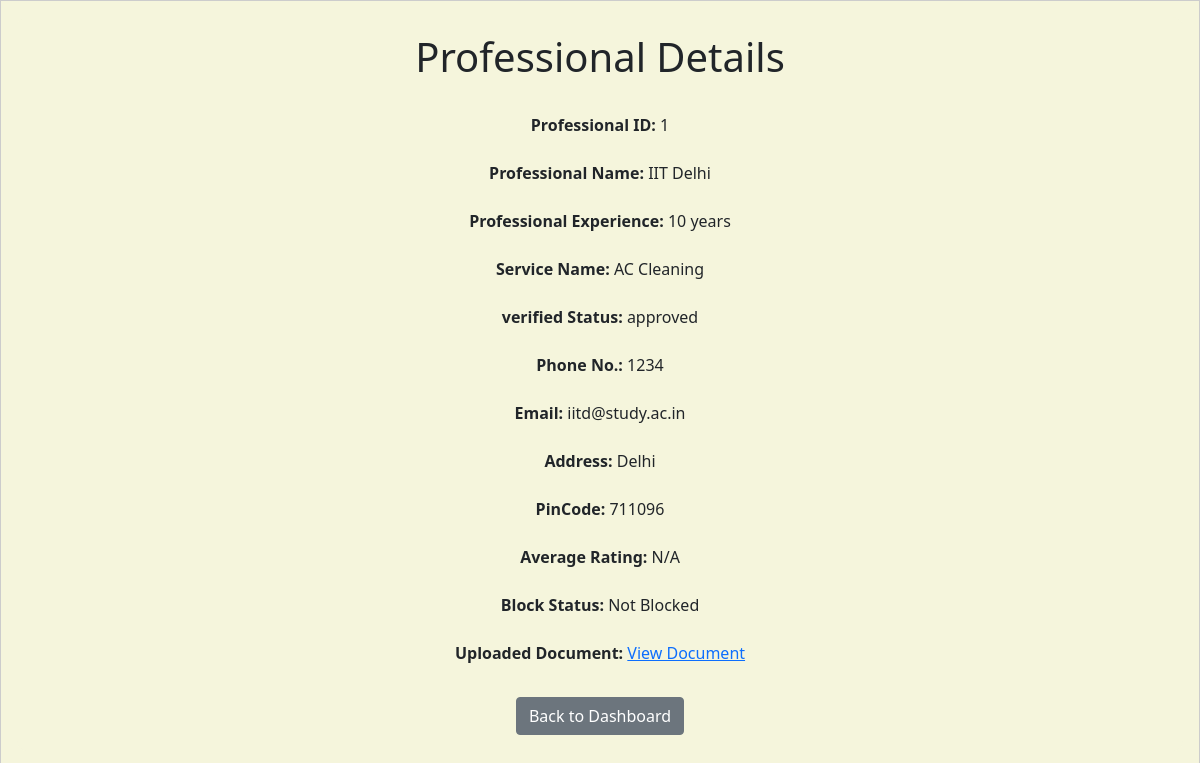
/professional/1, run on an earlier commit of the app's database.
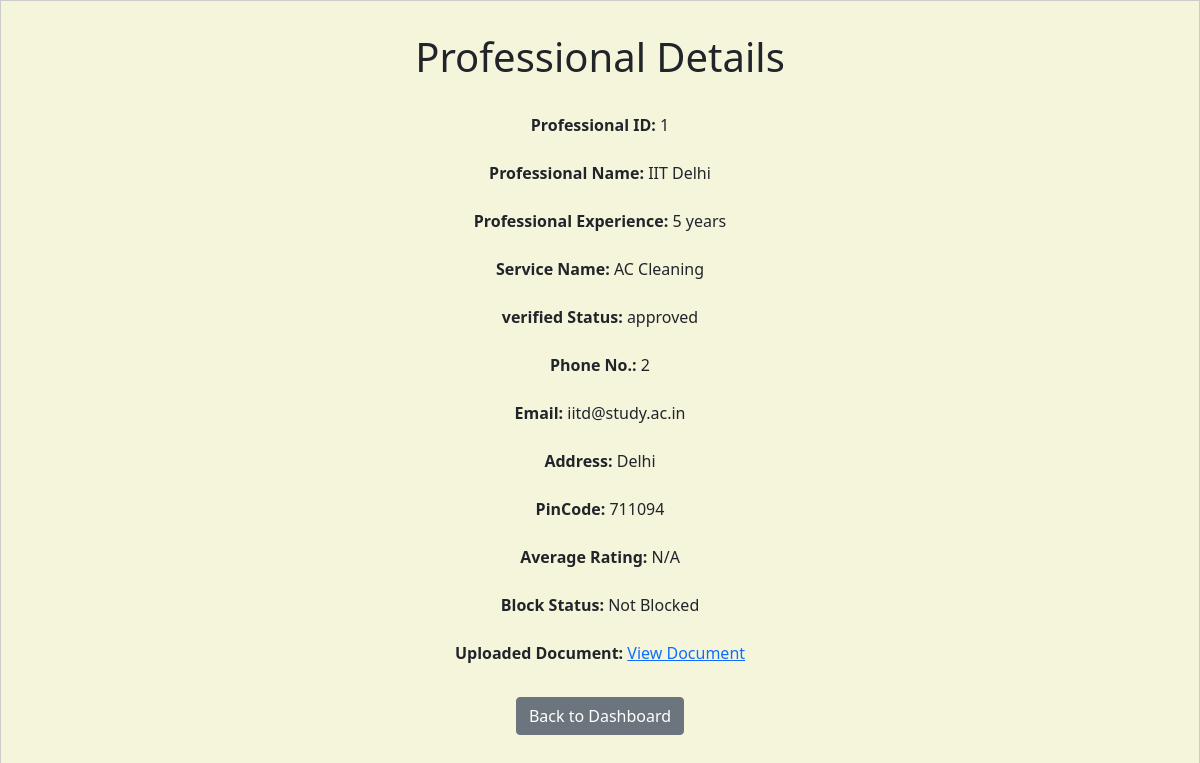
And on a later commit of the database.
### backend/models.py (models this page shows)
class Service_Professional(db.Model):
    __tablename__ = "service_professional"
    id = db.Column(db.Integer, primary_key=True, autoincrement=True)
    username = db.Column(db.String, unique=True, nullable=False)
    password = db.Column(db.String, nullable=False)
    name = db.Column(db.String, nullable=False)
    service_type = db.Column(
        db.String, nullable=False
    )  # nullable true done for some reason
    experience = db.Column(db.Integer, nullable=False)
    phone_no = db.Column(db.Integer, nullable=False)
    email = db.Column(db.String, unique=True, nullable=False)
    address = db.Column(db.String, nullable=False)
    pin_code = db.Column(db.String, nullable=False)
    verified_status = db.Column(db.String, nullable=True, default="Not verified yet")
    gender = db.Column(db.String, nullable=True)  # New column for gender (optional)
    profile_pic = db.Column(
        db.String, nullable=True
    )  # New column for profile picture (optional)
    average_rating = db.Column(db.Float, nullable=True)  # New column for average rating
    document = db.Column(db.String, nullable=True)  # Column to store document path
    block_status = db.Column(db.Boolean, default=False)  # Block/unblock status
    custom_services = db.relationship(
        "ProfessionalService",
        back_populates="professional",
        lazy=True,
        cascade="all, delete-orphan",
    )

### backend/controller.py (the view)
@app.route("/professional/<int:professional_id>", methods=["GET"])
def professional_details(professional_id):
    professional = Service_Professional.query.get(professional_id)
    if professional:
        return render_template("professional_details.html", professional=professional)
    else:
        return "Service not found", 404

### templates/professional_details.html (shortened to what this page needs)
</html>
<!DOCTYPE html>
<html lang="en">
<head>
    <link href="https://cdn.jsdelivr.net/npm/bootstrap@5.0.2/dist/css/bootstrap.min.css" rel="stylesheet" />
    <link rel="stylesheet" href="/static/style.css" />
</head>
<body>
    <div id="container">
        <div id="panel">
            <h1>Professional Details</h1>
            <br>
            <p><strong>Professional ID:</strong> {{ professional.id }} <br> <br>
                <strong>Professional Name:</strong> {{ professional.name }}<br><br>
                <strong>Professional Experience:</strong> {{ professional.experience }} years<br><br>
                <strong>Service Name:</strong> {{ professional.service_type }}<br><br>
                <strong>verified Status:</strong> {{ professional.verified_status }}<br><br>
                <strong>Phone No.:</strong> {{ professional.phone_no }}<br><br>
                <strong>Email:</strong> {{ professional.email }}<br><br>
                <strong>Address:</strong> {{ professional.address }}<br><br>
                <strong>PinCode:</strong> {{ professional.pin_code }}<br><br>
                <strong>Average Rating:</strong>
                {% if professional.average_rating %}
                professional.average_rating
                {% else %}
                N/A
                {% endif %}
                <br><br>
                <strong>Block Status:</strong>
                {% if professional.block_status %}
                Blocked
                {% else %}
                Not Blocked
                {% endif %}
                <br><br>
                <strong>Uploaded Document:</strong>
                {% if professional.document %}
                <a href="{{ url_for('static', filename='uploads/' + professional.document.split('/')[-1]) }}"
                    target="_blank">
                    View Document
                </a>
                {% else %}
                No document uploaded.
                {% endif %}
            </p>
            <a href="{{ url_for('admin_dashboard') }}" class="btn btn-secondary mt-3">Back to Dashboard</a>
        </div>
    </div>
</body>
</html>

What changed in the data, as far as the page shows it:
changed Service_Professional "IIT Delhi": experience "10" → "5"; phone_no "1234" → "2"; pin_code "711096" → "711094"
